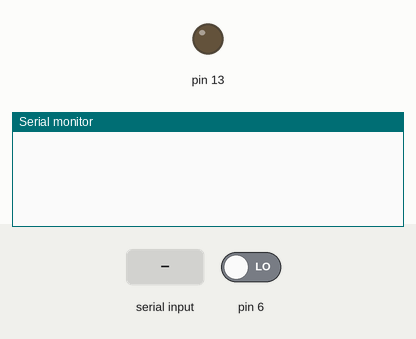
Recording of a sketch running on a simulated Arduino Uno, built with avr-gcc and run on an emulated ATmega328P. Parts: output pins drawn as LEDs (lit = HIGH), the last lines printed to the serial monitor. Inputs (shaded band) come from the test bench; at power-on: pin 6 LOW.

Above: at 1.2 s.
1.3 s: "a" received over Serial
At 2.5 s:
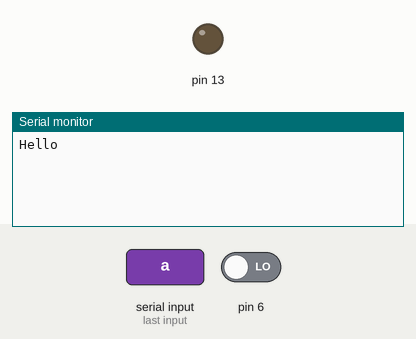
2.8 s: "b" received over Serial
At 3.2 s:
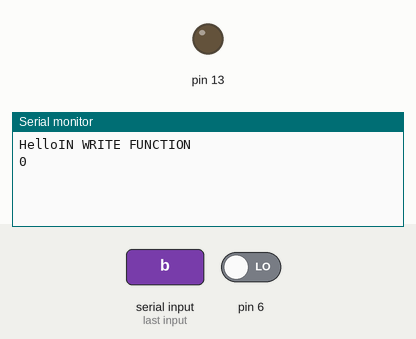

Measured:
- after the input at 1.3 s, the serial monitor: prints a new line at once (image 1)
- after the input at 2.8 s, the serial monitor: prints a new line at once (image 2)

The sketch:

serial.ino
```cpp
void setup()
{
Serial.begin(9600);
pinMode(13,OUTPUT);
}
void loop()
{
if (Serial.available() > 0)
{
  char inByte = Serial.read();
if(inByte == 'a')
{
Serial.write("Hello");
}
else if(inByte == 'b')
{
  Serial.println("IN WRITE FUNCTION");
  write();
}
}
}
void write()
{
   int sensorValue = digitalRead(6);
  Serial.println(sensorValue);
  //delay(1);
  if(sensorValue=='0')
 {
  digitalWrite(13,HIGH);
  delay(1000);
  digitalWrite(13,LOW);
  delay(1000);
  }
}
```
